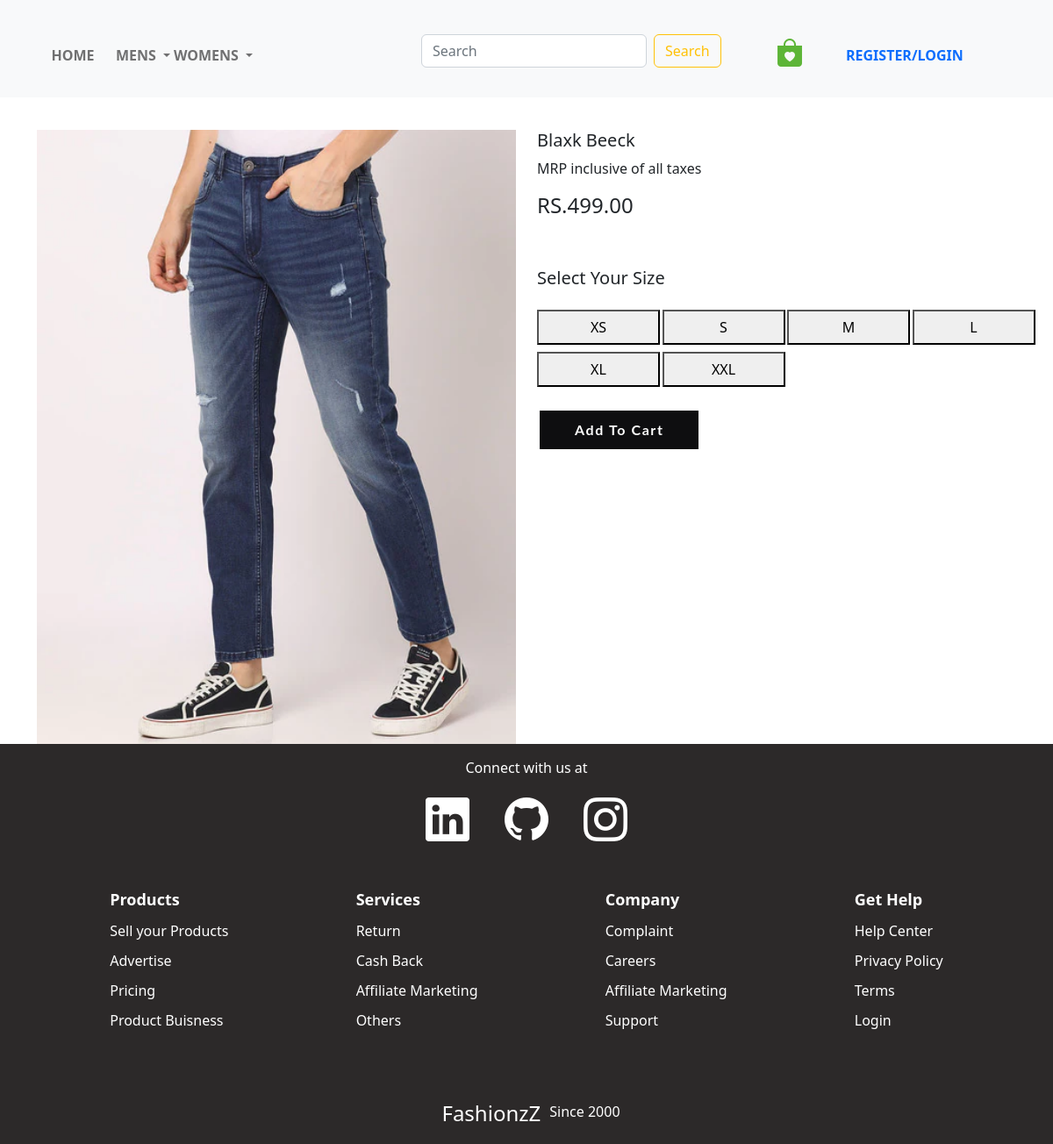
Screenshot of /details/31 with the database file from the repository.
### cloth/models.py (models this page shows, shortened)
class Product(models.Model):
    name=models.CharField(max_length=250,unique=True)
    slug=models.SlugField(max_length=250,unique=True)
    brand=models.CharField(max_length=250,unique=True)
    rating=models.IntegerField()
    price=models.DecimalField(max_digits=10,decimal_places=2)
    photo=models.ImageField(upload_to='pic')
    stock=models.IntegerField()
    category=models.ForeignKey(Category,on_delete=models.CASCADE)
    available=models.BooleanField(default=True)
    created=models.DateTimeField(auto_now_add=True)
    updated=models.DateTimeField(auto_now=True)
    class Meta:
        ordering=('name',)
        verbose_name='product'
        verbose_name_plural='products'

### cloth/views.py (the view)
# urls.py: path('details/<int:id>',views.details,name='details'),
def details(req,id):
     data=Product.objects.get(id=id)
     return render(req,'details.html',{'data':data})

### cloth/context_processors.py (called while the page is built)
def men(req):
    men=Gender.objects.get(name='men')
    men=Category.objects.all().filter(gender=men)
    return dict(men=men)

def women(req):
    women=Gender.objects.get(name='women')
    women=Category.objects.all().filter(gender=women)
    return dict(women=women)

### cloth/models.py (called while the page is built)
    def get_url(self):
        return reverse('cloth:products_by_category',args=[self.slug])

### templates/details.html
{% extends "index.html" %}
{% load static %}
{% block body %}
<div class="container mt-5">
    <div class="row">
        <div class="col-lg-6 col-md-6 col-sm">
            <img src="{{data.photo.url}}" width="473px" height="700px">
        </div>
        <div class="col-lg-6 col-md-6 col-sm">
          <div class="row">
            <div class="col-lg">
              <h5>{{data.name}}</h5>
              <p>MRP inclusive of all taxes</p>
              <h4>RS.{{data.price}}</h5>
             </div>
           </div>
           <p class="pd_1 mt-5"><h5 id="ls">Select Your Size</h5></p>
           <div class="row mt-4 mb-4" >
            <div class="col-lg-3 col-md-6 col-sm">
              <button class="btn_d1" onclick="xs()">XS</button>
             </div>
            <div class="col-lg-3 col-md-6 col-sm">
              <button class="btn_d1" onclick="s()">S</button>
             </div>
            <div class="col-lg-3 col-md-6 col-sm">
              <button class="btn_d1" onclick="m()">M</button>
             </div>
            <div class="col-lg-3 col-md-6 col-sm">
              <button class="btn_d1" onclick="l()">L</button>
             </div>
            <div class="col-lg-3 col-md-6 col-sm mt-2">
              <button class="btn_d1" onclick="xl()">XL</button>
             </div>
             <div class="col-lg-3 col-md-6 col-sm mt-2">
              <button class="btn_d1" onclick="xxl()">XXL</button>
             </div>
           </div>
             {% if data.stock == 0 %}
             <p class="out-of-stock-message">Out of stock</p>
             {% else %}
             <a href="{% url 'cart:cart' data.id %}" class="bn14">Add To Cart</a>
            {% endif %}
        </div>
    </div>
</div>
{% endblock%}

### static/css/main.css (style rules this page uses)
img { width: 100%; }
* { margin: 0%; padding: 0%; }
.btn_d1 { width: 140px; height: 40px; }
.bn14 { background-color: #0e0e10; font-family: lato,sans-serif; font-weight: bold; font-size: 1em; letter-spacing: 0.1em; text-decoration: none; color: #ffffff; display: inline-block; padding: 10px 40px 10px 40px; position: relative; border: 3px solid #ffffff; border-radius: 2px; }

### rows the page displays
Product: photo (picture), name "Blaxk Beeck", price "499.00"
